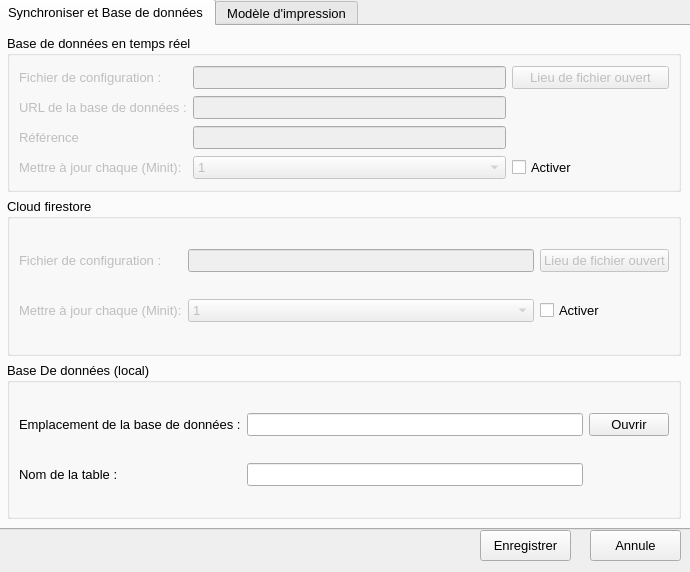
<?xml version="1.0" encoding="UTF-8"?>
<ui version="4.0">
 <class>settings</class>
 <widget class="QWidget" name="settings">
  <property name="windowModality">
   <enum>Qt::WindowModal</enum>
  </property>
  <property name="geometry">
   <rect>
    <x>0</x>
    <y>0</y>
    <width>690</width>
    <height>572</height>
   </rect>
  </property>
  <property name="minimumSize">
   <size>
    <width>0</width>
    <height>0</height>
   </size>
  </property>
  <property name="maximumSize">
   <size>
    <width>999</width>
    <height>999</height>
   </size>
  </property>
  <property name="font">
   <font>
    <family>Arial</family>
    <pointsize>12</pointsize>
   </font>
  </property>
  <property name="windowTitle">
   <string>Parameter</string>
  </property>
  <property name="windowIcon">
   <iconset resource="../qrc_sources/source.qrc">
    <normaloff>:/mainIcon/icons/movil_05.jpg</normaloff>:/mainIcon/icons/movil_05.jpg</iconset>
  </property>
  <widget class="QTabWidget" name="tabWidget">
   <property name="geometry">
    <rect>
     <x>-4</x>
     <y>-1</y>
     <width>696</width>
     <height>531</height>
    </rect>
   </property>
   <property name="minimumSize">
    <size>
     <width>0</width>
     <height>0</height>
    </size>
   </property>
   <property name="maximumSize">
    <size>
     <width>999</width>
     <height>999</height>
    </size>
   </property>
   <property name="font">
    <font>
     <family>Arial</family>
     <pointsize>10</pointsize>
    </font>
   </property>
   <property name="currentIndex">
    <number>0</number>
   </property>
   <widget class="QWidget" name="syncAndDataBase">
    <attribute name="title">
     <string>Synchroniser et Base de données</string>
    </attribute>
    <layout class="QGridLayout" name="gridLayout_2">
     <item row="1" column="0">
      <widget class="QGroupBox" name="groupBox_2">
       <property name="title">
        <string>Cloud firestore</string>
       </property>
       <layout class="QGridLayout" name="gridLayout_10">
        <item row="0" column="0">
         <widget class="QLabel" name="conffilelab">
          <property name="enabled">
           <bool>false</bool>
          </property>
          <property name="text">
           <string>Fichier de configuration :</string>
          </property>
         </widget>
        </item>
        <item row="0" column="1">
         <widget class="QLineEdit" name="filedisplayplacecloud">
          <property name="enabled">
           <bool>false</bool>
          </property>
         </widget>
        </item>
        <item row="0" column="2">
         <widget class="QPushButton" name="openconffilelocation_cloud_firestore">
          <property name="enabled">
           <bool>false</bool>
          </property>
          <property name="text">
           <string>Lieu de fichier ouvert</string>
          </property>
         </widget>
        </item>
        <item row="1" column="0">
         <widget class="QLabel" name="updatetime_cloud">
          <property name="enabled">
           <bool>false</bool>
          </property>
          <property name="text">
           <string>Mettre à jour chaque (Minit):</string>
          </property>
         </widget>
        </item>
        <item row="1" column="1">
         <widget class="QComboBox" name="updatetimercloud">
          <property name="enabled">
           <bool>false</bool>
          </property>
          <item>
           <property name="text">
            <string>1</string>
           </property>
          </item>
          <item>
           <property name="text">
            <string>5</string>
           </property>
          </item>
          <item>
           <property name="text">
            <string>10</string>
           </property>
          </item>
          <item>
           <property name="text">
            <string>20</string>
           </property>
          </item>
          <item>
           <property name="text">
            <string>30</string>
           </property>
          </item>
          <item>
           <property name="text">
            <string>60</string>
           </property>
          </item>
         </widget>
        </item>
        <item row="1" column="2">
         <widget class="QCheckBox" name="cloudActivator">
          <property name="text">
           <string>Activer</string>
          </property>
         </widget>
        </item>
       </layout>
      </widget>
     </item>
     <item row="0" column="0">
      <widget class="QGroupBox" name="groupBox">
       <property name="title">
        <string>Base de données en temps réel  </string>
       </property>
       <layout class="QGridLayout" name="gridLayout_3">
        <item row="2" column="0">
         <widget class="QLabel" name="refrencelabel">
          <property name="enabled">
           <bool>false</bool>
          </property>
          <property name="text">
           <string>Référence</string>
          </property>
         </widget>
        </item>
        <item row="0" column="0">
         <widget class="QLabel" name="filelocationlabel">
          <property name="enabled">
           <bool>false</bool>
          </property>
          <property name="text">
           <string>Fichier de configuration :</string>
          </property>
         </widget>
        </item>
        <item row="1" column="0">
         <widget class="QLabel" name="urllabe">
          <property name="enabled">
           <bool>false</bool>
          </property>
          <property name="text">
           <string>URL de la base de données :</string>
          </property>
         </widget>
        </item>
        <item row="3" column="3">
         <widget class="QCheckBox" name="realtimeractivator">
          <property name="text">
           <string>Activer</string>
          </property>
         </widget>
        </item>
        <item row="3" column="0">
         <widget class="QLabel" name="updatetimerlabel">
          <property name="enabled">
           <bool>false</bool>
          </property>
          <property name="text">
           <string>Mettre à jour chaque (Minit):</string>
          </property>
         </widget>
        </item>
        <item row="0" column="1" colspan="2">
         <widget class="QLineEdit" name="filedisplayplacerealtime">
          <property name="enabled">
           <bool>false</bool>
          </property>
         </widget>
        </item>
        <item row="2" column="1" colspan="2">
         <widget class="QLineEdit" name="refrence">
          <property name="enabled">
           <bool>false</bool>
          </property>
         </widget>
        </item>
        <item row="3" column="1" colspan="2">
         <widget class="QComboBox" name="updatetimer">
          <property name="enabled">
           <bool>false</bool>
          </property>
          <item>
           <property name="text">
            <string>1</string>
           </property>
          </item>
          <item>
           <property name="text">
            <string>5</string>
           </property>
          </item>
          <item>
           <property name="text">
            <string>10</string>
           </property>
          </item>
          <item>
           <property name="text">
            <string>20</string>
           </property>
          </item>
          <item>
           <property name="text">
            <string>30</string>
           </property>
          </item>
          <item>
           <property name="text">
            <string>60</string>
           </property>
          </item>
         </widget>
        </item>
        <item row="0" column="3">
         <widget class="QPushButton" name="openfile_realtimeconf">
          <property name="enabled">
           <bool>false</bool>
          </property>
          <property name="text">
           <string>Lieu de fichier ouvert</string>
          </property>
         </widget>
        </item>
        <item row="1" column="1" colspan="2">
         <widget class="QLineEdit" name="urldatabaseplace">
          <property name="enabled">
           <bool>false</bool>
          </property>
         </widget>
        </item>
       </layout>
      </widget>
     </item>
     <item row="2" column="0">
      <widget class="QGroupBox" name="groupBox_3">
       <property name="title">
        <string>Base De données (local)</string>
       </property>
       <layout class="QGridLayout" name="gridLayout_8">
        <item row="0" column="0">
         <widget class="QLabel" name="data_basePlaceLabel">
          <property name="text">
           <string>Emplacement de la base de données :</string>
          </property>
         </widget>
        </item>
        <item row="0" column="1">
         <widget class="QLineEdit" name="dataBaseLocaition"/>
        </item>
        <item row="0" column="2">
         <widget class="QPushButton" name="openDataBase">
          <property name="text">
           <string>Ouvrir</string>
          </property>
         </widget>
        </item>
        <item row="1" column="0">
         <widget class="QLabel" name="label_2">
          <property name="text">
           <string>Nom de la table :</string>
          </property>
         </widget>
        </item>
        <item row="1" column="1">
         <widget class="QLineEdit" name="dataBaseTabelName"/>
        </item>
       </layout>
      </widget>
     </item>
    </layout>
   </widget>
   <widget class="QWidget" name="printModel">
    <attribute name="title">
     <string>Modèle d'impression</string>
    </attribute>
    <layout class="QGridLayout" name="gridLayout_9">
     <item row="0" column="0">
      <widget class="QTabWidget" name="tabWidget_2">
       <property name="currentIndex">
        <number>0</number>
       </property>
       <widget class="QWidget" name="tab">
        <attribute name="title">
         <string>Tab 1</string>
        </attribute>
        <layout class="QGridLayout" name="gridLayout_4">
         <item row="0" column="0">
          <widget class="QGroupBox" name="groupBox_5">
           <property name="title">
            <string>Entreprise</string>
           </property>
           <layout class="QGridLayout" name="gridLayout_5">
            <item row="0" column="0">
             <widget class="QLabel" name="label_3">
              <property name="text">
               <string>logo d'entreprise:</string>
              </property>
             </widget>
            </item>
            <item row="0" column="1" colspan="2">
             <widget class="QLineEdit" name="logoPlace"/>
            </item>
            <item row="1" column="0" colspan="2">
             <widget class="QLabel" name="label_4">
              <property name="text">
               <string>Largeur du logo:</string>
              </property>
             </widget>
            </item>
            <item row="0" column="4">
             <widget class="QLabel" name="label_10">
              <property name="text">
               <string>Site Web:</string>
              </property>
             </widget>
            </item>
            <item row="0" column="5">
             <widget class="QLineEdit" name="siteWeb">
              <property name="text">
               <string/>
              </property>
             </widget>
            </item>
            <item row="1" column="2">
             <widget class="QDoubleSpinBox" name="logoWidth"/>
            </item>
            <item row="0" column="3">
             <widget class="QPushButton" name="openLogo">
              <property name="text">
               <string>Ouvrir</string>
              </property>
             </widget>
            </item>
            <item row="2" column="0" colspan="2">
             <widget class="QLabel" name="label_5">
              <property name="text">
               <string>Hauteur du logo:</string>
              </property>
             </widget>
            </item>
            <item row="2" column="2">
             <widget class="QDoubleSpinBox" name="logoHeight"/>
            </item>
            <item row="1" column="4">
             <widget class="QLabel" name="label">
              <property name="text">
               <string>Nom de la société:</string>
              </property>
             </widget>
            </item>
            <item row="1" column="5">
             <widget class="QLineEdit" name="companyName"/>
            </item>
            <item row="3" column="5">
             <widget class="QLineEdit" name="phoneNumber"/>
            </item>
            <item row="3" column="4">
             <widget class="QLabel" name="label_6">
              <property name="text">
               <string>Numéro de téléphone:</string>
              </property>
             </widget>
            </item>
            <item row="2" column="4">
             <widget class="QLabel" name="label_7">
              <property name="text">
               <string>Adresse de la société:</string>
              </property>
             </widget>
            </item>
            <item row="2" column="5">
             <widget class="QLineEdit" name="companyAdresse"/>
            </item>
            <item row="4" column="4">
             <widget class="QLabel" name="label_8">
              <property name="text">
               <string>Fax de l'entreprise:</string>
              </property>
             </widget>
            </item>
            <item row="4" column="5">
             <widget class="QLineEdit" name="companyFax"/>
            </item>
            <item row="5" column="4">
             <widget class="QLabel" name="label_9">
              <property name="text">
               <string>Email de l'entreprise:</string>
              </property>
             </widget>
            </item>
            <item row="5" column="5">
             <widget class="QLineEdit" name="companyEmail"/>
            </item>
            <item row="3" column="2">
             <widget class="QComboBox" name="logoUnite">
              <item>
               <property name="text">
                <string>Inches</string>
               </property>
              </item>
              <item>
               <property name="text">
                <string>Cm</string>
               </property>
              </item>
              <item>
               <property name="text">
                <string>Mm</string>
               </property>
              </item>
             </widget>
            </item>
            <item row="3" column="0">
             <widget class="QLabel" name="label_12">
              <property name="text">
               <string>Unité de mesure:</string>
              </property>
             </widget>
            </item>
           </layout>
          </widget>
         </item>
         <item row="1" column="0">
          <widget class="QGroupBox" name="groupBox_6">
           <property name="title">
            <string>Modèle</string>
           </property>
           <layout class="QGridLayout" name="gridLayout">
            <item row="0" column="0">
             <widget class="QLabel" name="label_13">
              <property name="text">
               <string>Largeur de l'image QR :</string>
              </property>
             </widget>
            </item>
            <item row="0" column="1">
             <widget class="QDoubleSpinBox" name="qrWidth"/>
            </item>
            <item row="1" column="0">
             <widget class="QLabel" name="label_14">
              <property name="text">
               <string>Hauteur de l'image QR:</string>
              </property>
             </widget>
            </item>
            <item row="1" column="1">
             <widget class="QDoubleSpinBox" name="qrHeight"/>
            </item>
            <item row="2" column="0">
             <widget class="QLabel" name="label_15">
              <property name="text">
               <string>Unité de mesure:</string>
              </property>
             </widget>
            </item>
            <item row="2" column="1">
             <widget class="QComboBox" name="qrUnit">
              <item>
               <property name="text">
                <string>Inches</string>
               </property>
              </item>
              <item>
               <property name="text">
                <string>Cm</string>
               </property>
              </item>
              <item>
               <property name="text">
                <string>Mm</string>
               </property>
              </item>
             </widget>
            </item>
            <item row="3" column="0" colspan="2">
             <widget class="QLabel" name="label_11">
              <property name="text">
               <string>enregistrer l'emplacement du fichier :</string>
              </property>
             </widget>
            </item>
            <item row="3" column="2">
             <widget class="QLineEdit" name="savePlace"/>
            </item>
            <item row="3" column="3">
             <widget class="QPushButton" name="openSavePlace">
              <property name="text">
               <string>Lieu de sauvegarde</string>
              </property>
             </widget>
            </item>
           </layout>
          </widget>
         </item>
        </layout>
       </widget>
       <widget class="QWidget" name="tab_2">
        <attribute name="title">
         <string>Tab 2</string>
        </attribute>
        <widget class="QGroupBox" name="groupBox_7">
         <property name="geometry">
          <rect>
           <x>9</x>
           <y>9</y>
           <width>651</width>
           <height>261</height>
          </rect>
         </property>
         <property name="title">
          <string>Entreprise</string>
         </property>
         <layout class="QGridLayout" name="gridLayout_6">
          <item row="0" column="1">
           <widget class="QLabel" name="label_16">
            <property name="text">
             <string>Modèle :</string>
            </property>
           </widget>
          </item>
          <item row="5" column="1">
           <widget class="QLabel" name="label_23">
            <property name="text">
             <string>Fax de l'entreprise code:</string>
            </property>
           </widget>
          </item>
          <item row="3" column="3">
           <widget class="QLineEdit" name="companyAdresse_2"/>
          </item>
          <item row="5" column="3">
           <widget class="QLineEdit" name="companyFax_2"/>
          </item>
          <item row="0" column="6">
           <widget class="QPushButton" name="openTemplate">
            <property name="text">
             <string>Ouvrir</string>
            </property>
           </widget>
          </item>
          <item row="2" column="1">
           <widget class="QLabel" name="label_20">
            <property name="text">
             <string>QR code: </string>
            </property>
           </widget>
          </item>
          <item row="6" column="3">
           <widget class="QLineEdit" name="companyEmail_2"/>
          </item>
          <item row="1" column="1">
           <widget class="QLabel" name="label_18">
            <property name="text">
             <string>Logo code: </string>
            </property>
           </widget>
          </item>
          <item row="1" column="3">
           <widget class="QLineEdit" name="siteWeb_2">
            <property name="text">
             <string/>
            </property>
           </widget>
          </item>
          <item row="6" column="1">
           <widget class="QLabel" name="label_24">
            <property name="text">
             <string>Email de l'entreprise code:</string>
            </property>
           </widget>
          </item>
          <item row="4" column="3">
           <widget class="QLineEdit" name="phoneNumber_2"/>
          </item>
          <item row="2" column="3">
           <widget class="QLineEdit" name="companyName_2"/>
          </item>
          <item row="3" column="1">
           <widget class="QLabel" name="label_22">
            <property name="text">
             <string>Adresse de la société code:</string>
            </property>
           </widget>
          </item>
          <item row="0" column="3" colspan="2">
           <widget class="QLineEdit" name="templatePlace"/>
          </item>
          <item row="4" column="1">
           <widget class="QLabel" name="label_21">
            <property name="text">
             <string>Numéro de téléphone code:</string>
            </property>
           </widget>
          </item>
          <item row="7" column="1">
           <widget class="QLabel" name="label_27">
            <property name="text">
             <string>Nome de l'entreprise code:</string>
            </property>
           </widget>
          </item>
          <item row="7" column="3">
           <widget class="QLineEdit" name="companyEmail_3"/>
          </item>
          <item row="8" column="3">
           <widget class="QLineEdit" name="companyEmail_4"/>
          </item>
          <item row="8" column="1">
           <widget class="QLabel" name="label_34">
            <property name="text">
             <string>Site Web code :</string>
            </property>
           </widget>
          </item>
         </layout>
        </widget>
        <widget class="QGroupBox" name="groupBox_8">
         <property name="geometry">
          <rect>
           <x>9</x>
           <y>269</y>
           <width>650</width>
           <height>181</height>
          </rect>
         </property>
         <property name="title">
          <string>Modèle</string>
         </property>
         <layout class="QGridLayout" name="gridLayout_7">
          <item row="0" column="0">
           <widget class="QLabel" name="label_19">
            <property name="text">
             <string>REF code:</string>
            </property>
           </widget>
          </item>
          <item row="0" column="1">
           <widget class="QLineEdit" name="savePlace_3"/>
          </item>
          <item row="0" column="2">
           <widget class="QLabel" name="label_35">
            <property name="text">
             <string>Modèle d'appareil code :</string>
            </property>
           </widget>
          </item>
          <item row="0" column="3">
           <widget class="QLineEdit" name="savePlace_12"/>
          </item>
          <item row="1" column="0">
           <widget class="QLabel" name="label_25">
            <property name="text">
             <string>Date code:</string>
            </property>
           </widget>
          </item>
          <item row="1" column="1">
           <widget class="QLineEdit" name="savePlace_4"/>
          </item>
          <item row="1" column="2">
           <widget class="QLabel" name="label_33">
            <property name="text">
             <string>Prix code :</string>
            </property>
           </widget>
          </item>
          <item row="1" column="3">
           <widget class="QLineEdit" name="savePlace_13"/>
          </item>
          <item row="2" column="0">
           <widget class="QLabel" name="label_26">
            <property name="text">
             <string>Nom du client code :</string>
            </property>
           </widget>
          </item>
          <item row="2" column="1">
           <widget class="QLineEdit" name="savePlace_5"/>
          </item>
          <item row="2" column="2">
           <widget class="QLabel" name="label_36">
            <property name="text">
             <string>Prépayée code :</string>
            </property>
           </widget>
          </item>
          <item row="2" column="3">
           <widget class="QLineEdit" name="savePlace_14"/>
          </item>
          <item row="3" column="0">
           <widget class="QLabel" name="label_29">
            <property name="text">
             <string>Numéro client code :</string>
            </property>
           </widget>
          </item>
          <item row="3" column="1">
           <widget class="QLineEdit" name="savePlace_6"/>
          </item>
          <item row="3" column="2">
           <widget class="QLabel" name="label_31">
            <property name="text">
             <string>Accessoires code :</string>
            </property>
           </widget>
          </item>
          <item row="3" column="3">
           <widget class="QLineEdit" name="savePlace_9"/>
          </item>
          <item row="4" column="0">
           <widget class="QLabel" name="label_28">
            <property name="text">
             <string>Type d'appareil code :</string>
            </property>
           </widget>
          </item>
          <item row="4" column="1">
           <widget class="QLineEdit" name="savePlace_7"/>
          </item>
          <item row="4" column="2">
           <widget class="QLabel" name="label_32">
            <property name="text">
             <string>Nom de l'entreprise cliente :</string>
            </property>
           </widget>
          </item>
          <item row="4" column="3">
           <widget class="QLineEdit" name="savePlace_10"/>
          </item>
          <item row="5" column="0">
           <widget class="QLabel" name="label_30">
            <property name="text">
             <string>Marques d'appareils code:</string>
            </property>
           </widget>
          </item>
          <item row="5" column="1">
           <widget class="QLineEdit" name="savePlace_8"/>
          </item>
         </layout>
        </widget>
       </widget>
      </widget>
     </item>
    </layout>
   </widget>
  </widget>
  <widget class="QPushButton" name="cancelbutton">
   <property name="geometry">
    <rect>
     <x>590</x>
     <y>530</y>
     <width>91</width>
     <height>31</height>
    </rect>
   </property>
   <property name="font">
    <font>
     <pointsize>10</pointsize>
    </font>
   </property>
   <property name="text">
    <string>Annule</string>
   </property>
  </widget>
  <widget class="QPushButton" name="savebutton">
   <property name="geometry">
    <rect>
     <x>480</x>
     <y>530</y>
     <width>91</width>
     <height>31</height>
    </rect>
   </property>
   <property name="font">
    <font>
     <pointsize>10</pointsize>
    </font>
   </property>
   <property name="text">
    <string>Enregistrer</string>
   </property>
  </widget>
 </widget>
 <resources>
  <include location="../qrc_sources/source.qrc"/>
 </resources>
 <connections/>
</ui>
